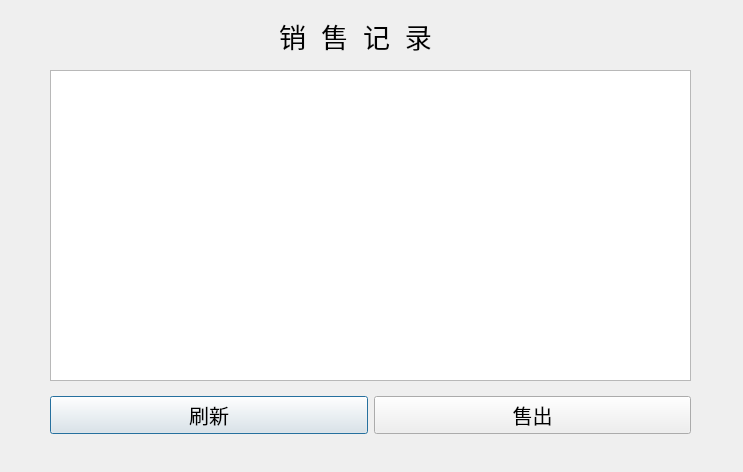
<?xml version="1.0" encoding="UTF-8"?>
<ui version="4.0">
 <class>DialogSale</class>
 <widget class="QDialog" name="DialogSale">
  <property name="geometry">
   <rect>
    <x>0</x>
    <y>0</y>
    <width>743</width>
    <height>472</height>
   </rect>
  </property>
  <property name="windowTitle">
   <string>Dialog</string>
  </property>
  <widget class="QLabel" name="lb_title">
   <property name="geometry">
    <rect>
     <x>220</x>
     <y>20</y>
     <width>271</width>
     <height>31</height>
    </rect>
   </property>
   <property name="font">
    <font>
     <pointsize>20</pointsize>
    </font>
   </property>
   <property name="text">
    <string>销  售  记  录</string>
   </property>
   <property name="alignment">
    <set>Qt::AlignCenter</set>
   </property>
   <property name="indent">
    <number>-1</number>
   </property>
  </widget>
  <widget class="QWidget" name="horizontalLayoutWidget">
   <property name="geometry">
    <rect>
     <x>50</x>
     <y>390</y>
     <width>641</width>
     <height>51</height>
    </rect>
   </property>
   <layout class="QHBoxLayout" name="horizontalLayout_4">
    <item>
     <widget class="QPushButton" name="btn_flush">
      <property name="font">
       <font>
        <pointsize>15</pointsize>
       </font>
      </property>
      <property name="text">
       <string>刷新</string>
      </property>
     </widget>
    </item>
    <item>
     <widget class="QPushButton" name="btn_add">
      <property name="font">
       <font>
        <pointsize>15</pointsize>
       </font>
      </property>
      <property name="text">
       <string>售出</string>
      </property>
     </widget>
    </item>
   </layout>
  </widget>
  <widget class="QTableView" name="tableView">
   <property name="geometry">
    <rect>
     <x>50</x>
     <y>70</y>
     <width>641</width>
     <height>311</height>
    </rect>
   </property>
   <property name="font">
    <font>
     <pointsize>15</pointsize>
    </font>
   </property>
  </widget>
 </widget>
 <resources/>
 <connections/>
</ui>
